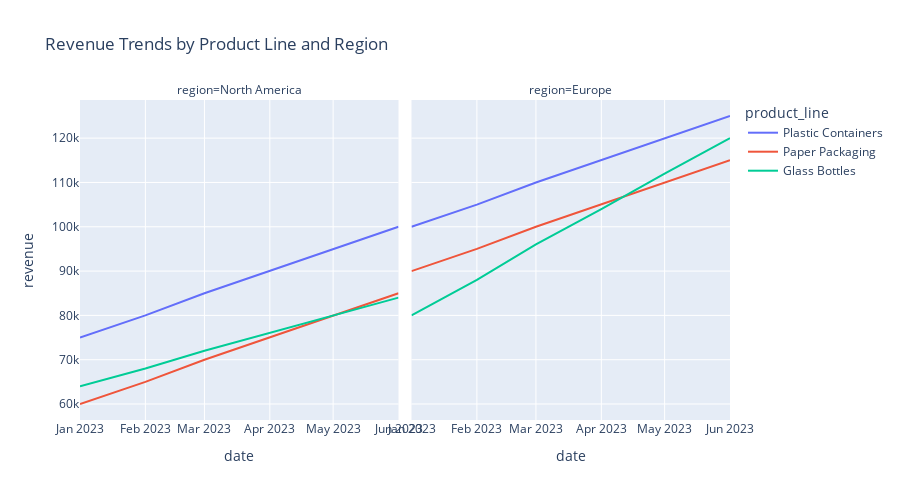
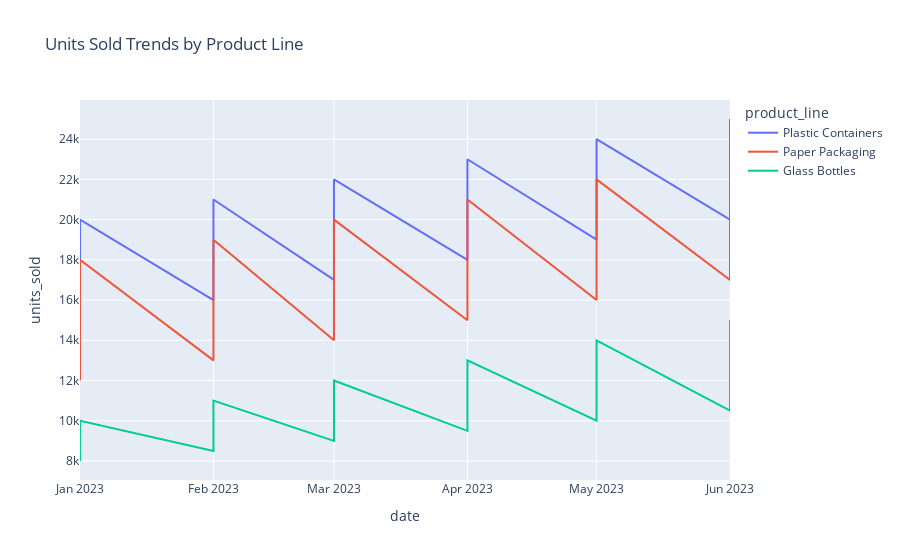

Notebook cell for these charts, in order:
### Markdown cell above
## 2. Revenue and Sales Trends Analysis

### Code cell
# Revenue trends over time by product line
fig = px.line(sales_data, x='date', y='revenue', color='product_line',
              facet_col='region', title='Revenue Trends by Product Line and Region')
fig.update_layout(height=500)
fig.show()

# Total revenue by product line
revenue_by_product = sales_data.groupby('product_line')['revenue'].sum().sort_values(ascending=False)
print("Total Revenue by Product Line:")
print("=" * 40)
for product, revenue in revenue_by_product.items():
    print(f"{product}: ${revenue:,.0f}")

# Units sold trends
fig = px.line(sales_data, x='date', y='units_sold', color='product_line',
              title='Units Sold Trends by Product Line')
fig.show()

### Figure 1 — Plotly figure (JSON) as saved in the notebook; plotly's stock layout.template omitted (floating-point values rounded to 4 significant figures)
{"data": [{"hovertemplate": "product_line=Plastic Containers<br>region=North America<br>date=%{x}<br>revenue=%{y}<extra></extra>", "legendgroup": "Plastic Containers", "line": {"color": "#636efa", "dash": "solid"}, "marker": {"symbol": "circle"}, "mode": "lines", "name": "Plastic Containers", "orientation": "v", "showlegend": true, "type": "scatter", "x": ["2023-01-01T00:00:00.000000000", "2023-02-01T00:00:00.000000000", "2023-03-01T00:00:00.000000000", "2023-04-01T00:00:00.000000000", "2023-05-01T00:00:00.000000000", "2023-06-01T00:00:00.000000000"], "xaxis": "x", "y": [75000, 80000, 85000, 90000, 95000, 100000], "yaxis": "y"}, {"hovertemplate": "product_line=Plastic Containers<br>region=Europe<br>date=%{x}<br>revenue=%{y}<extra></extra>", "legendgroup": "Plastic Containers", "line": {"color": "#636efa", "dash": "solid"}, "marker": {"symbol": "circle"}, "mode": "lines", "name": "Plastic Containers", "orientation": "v", "showlegend": false, "type": "scatter", "x": ["2023-01-01T00:00:00.000000000", "2023-02-01T00:00:00.000000000", "2023-03-01T00:00:00.000000000", "2023-04-01T00:00:00.000000000", "2023-05-01T00:00:00.000000000", "2023-06-01T00:00:00.000000000"], "xaxis": "x2", "y": [100000, 105000, 110000, 115000, 120000, 125000], "yaxis": "y2"}, {"hovertemplate": "product_line=Paper Packaging<br>region=North America<br>date=%{x}<br>revenue=%{y}<extra></extra>", "legendgroup": "Paper Packaging", "line": {"color": "#EF553B", "dash": "solid"}, "marker": {"symbol": "circle"}, "mode": "lines", "name": "Paper Packaging", "orientation": "v", "showlegend": true, "type": "scatter", "x": ["2023-01-01T00:00:00.000000000", "2023-02-01T00:00:00.000000000", "2023-03-01T00:00:00.000000000", "2023-04-01T00:00:00.000000000", "2023-05-01T00:00:00.000000000", "2023-06-01T00:00:00.000000000"], "xaxis": "x", "y": [60000, 65000, 70000, 75000, 80000, 85000], "yaxis": "y"}, {"hovertemplate": "product_line=Paper Packaging<br>region=Europe<br>date=%{x}<br>revenue=%{y}<extra></extra>", "legendgroup": "Paper Packaging", "line": {"color": "#EF553B", "dash": "solid"}, "marker": {"symbol": "circle"}, "mode": "lines", "name": "Paper Packaging", "orientation": "v", "showlegend": false, "type": "scatter", "x": ["2023-01-01T00:00:00.000000000", "2023-02-01T00:00:00.000000000", "2023-03-01T00:00:00.000000000", "2023-04-01T00:00:00.000000000", "2023-05-01T00:00:00.000000000", "2023-06-01T00:00:00.000000000"], "xaxis": "x2", "y": [90000, 95000, 100000, 105000, 110000, 115000], "yaxis": "y2"}, {"hovertemplate": "product_line=Glass Bottles<br>region=North America<br>date=%{x}<br>revenue=%{y}<extra></extra>", "legendgroup": "Glass Bottles", "line": {"color": "#00cc96", "dash": "solid"}, "marker": {"symbol": "circle"}, "mode": "lines", "name": "Glass Bottles", "orientation": "v", "showlegend": true, "type": "scatter", "x": ["2023-01-01T00:00:00.000000000", "2023-02-01T00:00:00.000000000", "2023-03-01T00:00:00.000000000", "2023-04-01T00:00:00.000000000", "2023-05-01T00:00:00.000000000", "2023-06-01T00:00:00.000000000"], "xaxis": "x", "y": [64000, 68000, 72000, 76000, 80000, 84000], "yaxis": "y"}, {"hovertemplate": "product_line=Glass Bottles<br>region=Europe<br>date=%{x}<br>revenue=%{y}<extra></extra>", "legendgroup": "Glass Bottles", "line": {"color": "#00cc96", "dash": "solid"}, "marker": {"symbol": "circle"}, "mode": "lines", "name": "Glass Bottles", "orientation": "v", "showlegend": false, "type": "scatter", "x": ["2023-01-01T00:00:00.000000000", "2023-02-01T00:00:00.000000000", "2023-03-01T00:00:00.000000000", "2023-04-01T00:00:00.000000000", "2023-05-01T00:00:00.000000000", "2023-06-01T00:00:00.000000000"], "xaxis": "x2", "y": [80000, 88000, 96000, 104000, 112000, 120000], "yaxis": "y2"}], "layout": {"annotations": [{"font": {}, "showarrow": false, "text": "region=North America", "x": 0.245, "xanchor": "center", "xref": "paper", "y": 1, "yanchor": "bottom", "yref": "paper"}, {"font": {}, "showarrow": false, "text": "region=Europe", "x": 0.755, "xanchor": "center", "xref": "paper", "y": 1, "yanchor": "bottom", "yref": "paper"}], "height": 500, "legend": {"title": {"text": "product_line"}, "tracegroupgap": 0}, "title": {"text": "Revenue Trends by Product Line and Region"}, "xaxis": {"anchor": "y", "domain": [0, 0.49], "title": {"text": "date"}}, "xaxis2": {"anchor": "y2", "domain": [0.51, 1], "matches": "x", "title": {"text": "date"}}, "yaxis": {"anchor": "x", "domain": [0, 1], "title": {"text": "revenue"}}, "yaxis2": {"anchor": "x2", "domain": [0, 1], "matches": "y", "showticklabels": false}}}

### Figure 2 — Plotly figure (JSON) as saved in the notebook; plotly's stock layout.template omitted (floating-point values rounded to 4 significant figures)
{"data": [{"hovertemplate": "product_line=Plastic Containers<br>date=%{x}<br>units_sold=%{y}<extra></extra>", "legendgroup": "Plastic Containers", "line": {"color": "#636efa", "dash": "solid"}, "marker": {"symbol": "circle"}, "mode": "lines", "name": "Plastic Containers", "orientation": "v", "showlegend": true, "type": "scatter", "x": ["2023-01-01T00:00:00.000000000", "2023-01-01T00:00:00.000000000", "2023-02-01T00:00:00.000000000", "2023-02-01T00:00:00.000000000", "2023-03-01T00:00:00.000000000", "2023-03-01T00:00:00.000000000", "2023-04-01T00:00:00.000000000", "2023-04-01T00:00:00.000000000", "2023-05-01T00:00:00.000000000", "2023-05-01T00:00:00.000000000", "2023-06-01T00:00:00.000000000", "2023-06-01T00:00:00.000000000"], "xaxis": "x", "y": [15000, 20000, 16000, 21000, 17000, 22000, 18000, 23000, 19000, 24000, 20000, 25000], "yaxis": "y"}, {"hovertemplate": "product_line=Paper Packaging<br>date=%{x}<br>units_sold=%{y}<extra></extra>", "legendgroup": "Paper Packaging", "line": {"color": "#EF553B", "dash": "solid"}, "marker": {"symbol": "circle"}, "mode": "lines", "name": "Paper Packaging", "orientation": "v", "showlegend": true, "type": "scatter", "x": ["2023-01-01T00:00:00.000000000", "2023-01-01T00:00:00.000000000", "2023-02-01T00:00:00.000000000", "2023-02-01T00:00:00.000000000", "2023-03-01T00:00:00.000000000", "2023-03-01T00:00:00.000000000", "2023-04-01T00:00:00.000000000", "2023-04-01T00:00:00.000000000", "2023-05-01T00:00:00.000000000", "2023-05-01T00:00:00.000000000", "2023-06-01T00:00:00.000000000", "2023-06-01T00:00:00.000000000"], "xaxis": "x", "y": [12000, 18000, 13000, 19000, 14000, 20000, 15000, 21000, 16000, 22000, 17000, 23000], "yaxis": "y"}, {"hovertemplate": "product_line=Glass Bottles<br>date=%{x}<br>units_sold=%{y}<extra></extra>", "legendgroup": "Glass Bottles", "line": {"color": "#00cc96", "dash": "solid"}, "marker": {"symbol": "circle"}, "mode": "lines", "name": "Glass Bottles", "orientation": "v", "showlegend": true, "type": "scatter", "x": ["2023-01-01T00:00:00.000000000", "2023-01-01T00:00:00.000000000", "2023-02-01T00:00:00.000000000", "2023-02-01T00:00:00.000000000", "2023-03-01T00:00:00.000000000", "2023-03-01T00:00:00.000000000", "2023-04-01T00:00:00.000000000", "2023-04-01T00:00:00.000000000", "2023-05-01T00:00:00.000000000", "2023-05-01T00:00:00.000000000", "2023-06-01T00:00:00.000000000", "2023-06-01T00:00:00.000000000"], "xaxis": "x", "y": [8000, 10000, 8500, 11000, 9000, 12000, 9500, 13000, 10000, 14000, 10500, 15000], "yaxis": "y"}], "layout": {"legend": {"title": {"text": "product_line"}, "tracegroupgap": 0}, "title": {"text": "Units Sold Trends by Product Line"}, "xaxis": {"anchor": "y", "domain": [0, 1], "title": {"text": "date"}}, "yaxis": {"anchor": "x", "domain": [0, 1], "title": {"text": "units_sold"}}}}
